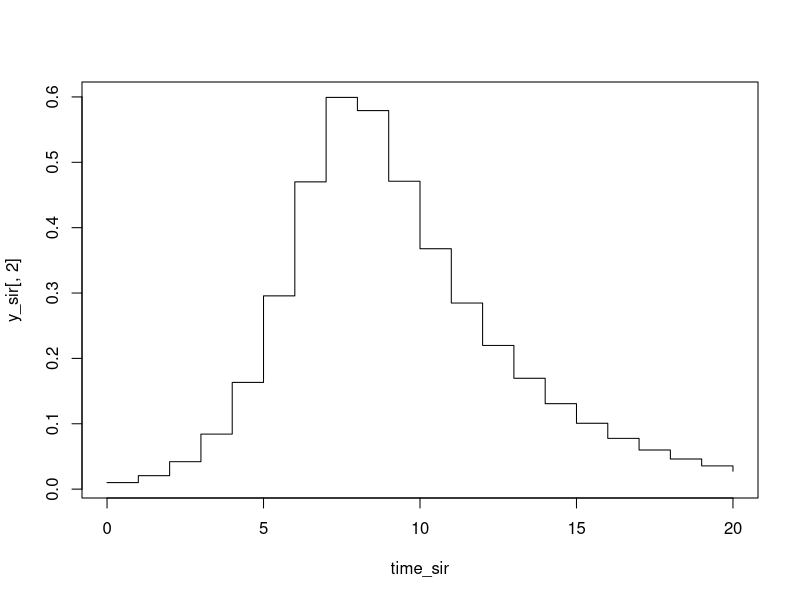
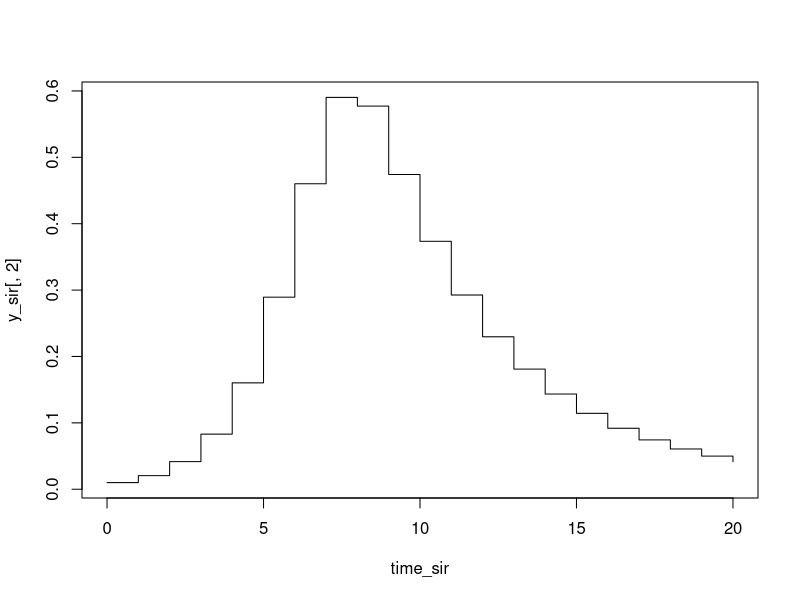
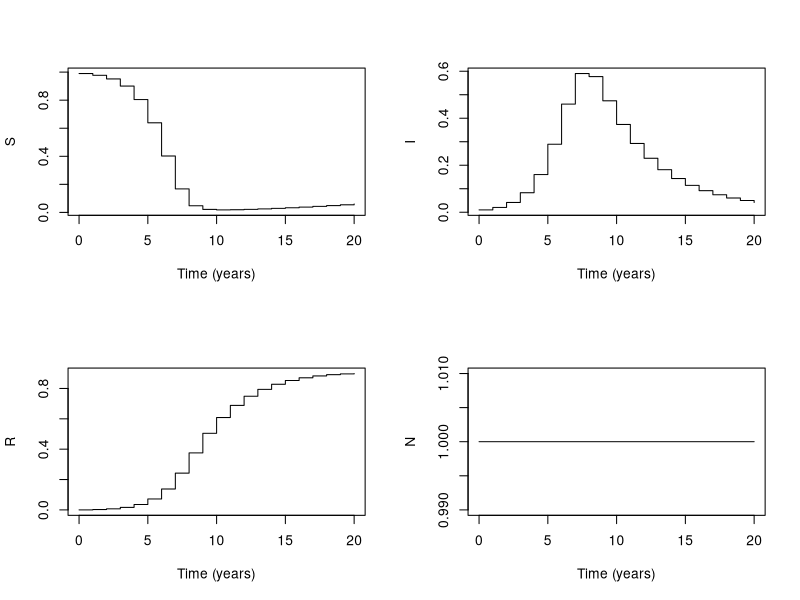
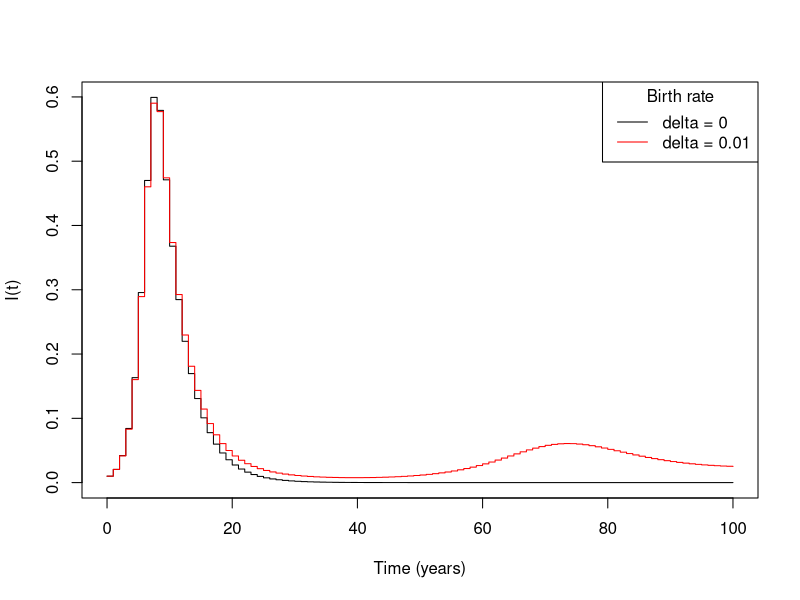

Write R code to recreate these figures, in order.
## ---- chunk 1
# Times for evaluating the model
time_sir <- seq(0, 20, by = 1)

# Storage for S, I, R at times time_sir
y_sir <- matrix(data = NA,
                nrow = length(time_sir),
                ncol = 3)

# Function to return our update vector with three elements:
update_sir <- function(t, y, parms)
{
	# Get parameter values from parms vector
    beta  <- parms["beta"]
    gamma <- parms["gamma"]
    
    # Get current state variables from y vector
    S <- y[1]
    I <- y[2]
    R <- y[3]

    # Numeric vector with updates to add to S, I, and R respectively
    out <- c(-beta * S * I,
              beta * S * I - gamma * I,
                             gamma * I)

    return (out)
}

# Set parameter values
parms_sir <- c(beta = 1.3, gamma = 0.23)

# Set initial values for time zero
y_sir[1, ] <- c(0.99, 0.01, 0)

# Run each step of the model from the second time step onward
for (i in 2:nrow(y_sir))
{
	# Assign new value to y_sir[i, ] using the update_sir function
    y_sir[i, ] <- y_sir[i - 1, ] +
        update_sir(time_sir[i],
                   y_sir[i - 1, ],
                   parms_sir)
}

# Plot the number of infectious individuals over time
# type = "s" makes a "stair-step" line plot suitable for difference equations
plot(x = time_sir, y = y_sir[, 2], type = "s")
## ---- chunk 2
# Times for evaluating the model
time_sir <- seq(0, 20, by = 1)

# Storage for S, I, R at times time_sir
y_sir <- matrix(data = NA,
                nrow = length(time_sir),
                ncol = 3)

# Function to return our update vector with three elements:
update_sir <- function(t, y, parms)
{
	# Get parameter values from parms vector
    beta  <- parms["beta"]
    gamma <- parms["gamma"]
    delta <- parms["delta"] ## NEW: delta parameter
    
    # Get current state variables from y vector
    S <- y[1]
    I <- y[2]
    R <- y[3]
    N <- S + I + R ## NEW: calculation of N

    # Numeric vector with updates to add to S, I, and R respectively
    ## NEW: transitions for birth and death with parameter delta
    out <- c(-S * delta - beta * S * I + N * delta,
             -I * delta + beta * S * I - gamma * I,
             -R * delta                + gamma * I)

    return (out)
}

# Set parameter values
## NEW: parameter delta
parms_sir <- c(beta = 1.3, gamma = 0.23, delta = 0.01)

# Set initial values for time zero
y_sir[1, ] <- c(0.99, 0.01, 0)

# Run each step of the model from the second time step onward
for (i in 2:nrow(y_sir))
{
	# Assign new value to y_sir[i, ] using the update_sir function
    y_sir[i, ] <- y_sir[i - 1, ] +
        update_sir(time_sir[i],
                   y_sir[i - 1, ],
                   parms_sir)
}

# Plot the number of infectious individuals over time
# type = "s" makes a "stair-step" line plot suitable for difference equations
plot(x = time_sir, y = y_sir[, 2], type = "s")
## ---- chunk 3
# Add total population N(t) to y_sir matrix
y_sir <- cbind(y_sir, rowSums(y_sir))

# Plot each model component
par(mfrow = c(2, 2))
components = c("S", "I", "R", "N")

for (i in 1:ncol(y_sir)) {
    plot(y_sir[, i] ~ time_sir, type = "s", xlab = "Time (years)", ylab = components[i])
}
par(mfrow = c(1, 1))
## ---- chunk 4
# Setup
time_sir <- seq(0, 100, by = 1)
y_sir <- matrix(data = NA, nrow = length(time_sir), ncol = 3)

# First run
parms_sir <- c(beta = 1.3, gamma = 0.23, delta = 0.01)
y_sir[1, ] <- c(0.99, 0.01, 0)
for (i in 2:nrow(y_sir)) {
    y_sir[i, ] <- y_sir[i - 1, ] + update_sir(time_sir[i], y_sir[i - 1, ], parms_sir)
}
y_sir_01 <- y_sir

# Second run
parms_sir <- c(beta = 1.3, gamma = 0.23, delta = 0)
y_sir[1, ] <- c(0.99, 0.01, 0)
for (i in 2:nrow(y_sir)) {
    y_sir[i, ] <- y_sir[i - 1, ] + update_sir(time_sir[i], y_sir[i - 1, ], parms_sir)
}
y_sir_00 <- y_sir
## ---- chunk 5
plot(time_sir, y_sir_00[, 2], col = "black", type = "s", xlab = "Time (years)", ylab = "I(t)")
lines(time_sir, y_sir_01[, 2], col = "red", type = "s", xlab = "Time (years)")
legend("topright", c("delta = 0", "delta = 0.01"), col = c("black", "red"), lty = 1, title = "Birth rate")
